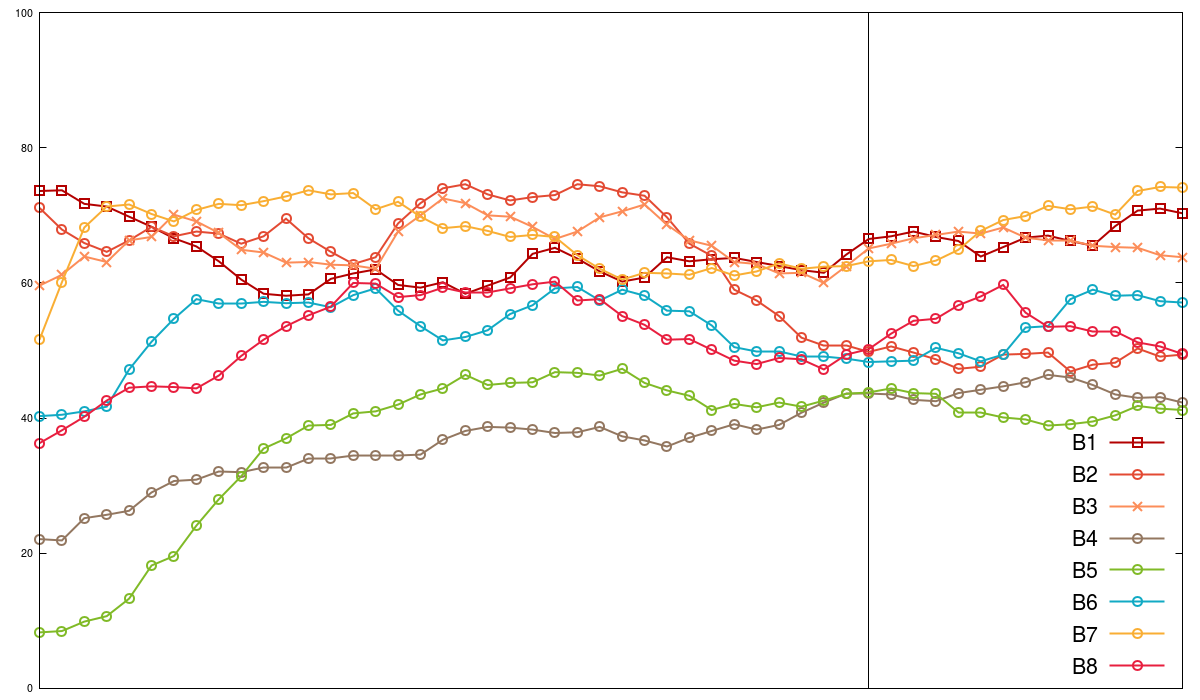

This chart was generated by the following gnuplot code:
set terminal pngcairo size 1200,700 enhanced font 'Helvetica, 8' 
set output 'awareness.png'

set style line 1 lc rgb '#000000' pt 2 ps 1.5 lt 2 lw 1 
set style line 2 lc rgb '#df541e' pt 2 ps 1.5 lt 3 lw 1 
set style line 3 lc rgb '#8bc900' pt 2 ps 1.5 lt 4 lw 1 
set style line 4 lc rgb '#e81f3f' pt 6 ps 1.5 lt 5 lw 1 
set style line 5 lc rgb '#f9ae34' pt 6 ps 1.5 lt 1 lw 1 
set style line 6 lc rgb '#11aac4' pt 6 ps 1.5 lt 5 lw 1 
set style line 7 lc rgb '#80ba27' pt 6 ps 1.5 lt 5 lw 1 
set style line 8 lc rgb '#937760' pt 6 ps 1.5 lt 5 lw 1 

set style line 9 lc rgb '#fc8d59' pt 2 ps 1.5 lt 4 lw 1
set style line 10 lc rgb '#e34a33' pt 6 ps 1.5 lt 4 lw 1
set style line 11 lc rgb '#b30000' pt 4 ps 1.5 lt 4 lw 1

#set style fill pattern 2 
set style fill transparent solid 0.15 noborder
set style data lines
#set title "Awareness evolution by Brand" 
unset title
#set xrange [ 10.0000 : * ] noreverse nowriteback
#set yrange [ 0.0 : 1.0 ] noreverse nowriteback

set yrange [0:100]

#DEBUG_TERM_HTIC = 119
#DEBUG_TERM_VTIC = 119
## Last datafile plotted: "silver.dat"

set key font ",16"
set key bottom right
#set key off
unset xtics
#unset ytics
unset xrange

# for using CSV and separator
set datafile separator ","

set arrow from 38, graph 0 to 38, graph 1 nohead

#set multiplot
#plot 'bestWOM/awareness_area_b1.csv' u 1:2:3 w filledcurves notitle ls 11 
#plot 'bestAW/awareness_area_b1.csv' u 1:2:3 w filledcurves notitle ls 9
#plot 'TradeOff/awareness_area_b1.csv' u 1:2:3 w filledcurves notitle ls 10
#unset multiplot
plot 'awareness_area_b1.csv' using 1:4 title "B1" with linespoints ls 11 lw 2, \
	'awareness_area_b2.csv' using 1:4 title "B2" with linespoints ls 10 lw 2, \
	'awareness_area_b3.csv' using 1:4 title "B3" with linespoints ls 9 lw 2, \
	'awareness_area_b4.csv' using 1:4 title "B4" with linespoints ls 8 lw 2, \
	'awareness_area_b5.csv' using 1:4 title "B5" with linespoints ls 7 lw 2, \
	'awareness_area_b6.csv' using 1:4 title "B6" with linespoints ls 6 lw 2, \
	'awareness_area_b7.csv' using 1:4 title "B7" with linespoints ls 5 lw 2, \
	'awareness_area_b8.csv' using 1:4 title "B8" with linespoints ls 4 lw 2
	